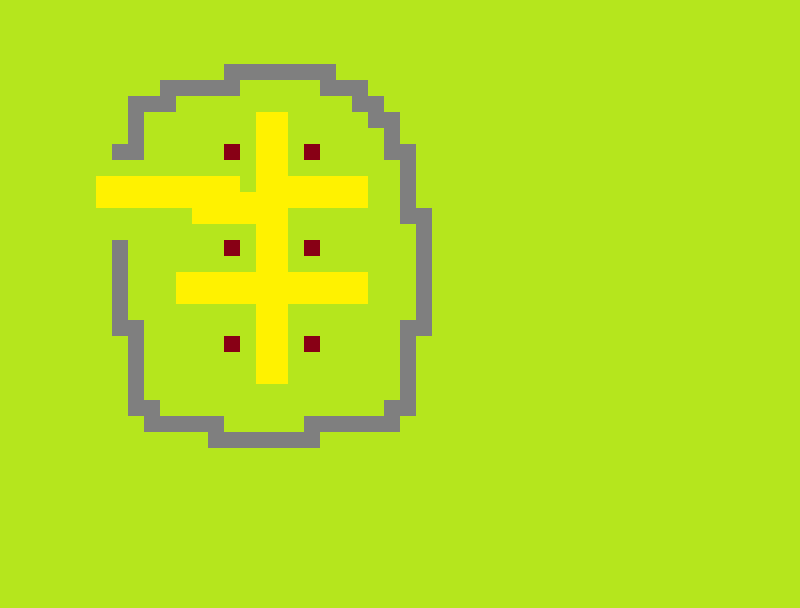

A 2D game scene composited from a Tiled map and its tileset images. What follows is a short description and the map's XML, with each tile layer's data collapsed to a summary:
An orthogonal 50x38 tile map with 16x16 px tiles, 5 tile layers (Ground, Walls, Traps, Water, ...).

<map version="1.10" tiledversion="1.11.2" orientation="orthogonal" renderorder="right-down" width="50" height="38" tilewidth="16" tileheight="16" infinite="0" nextlayerid="6" nextobjectid="1">
 <tileset firstgid="1" source="assets.tsx" />
 <layer id="1" name="Ground" width="50" height="38">
  <data>[1900 cells, 1900 non-empty, 1 distinct tile ids]</data>
 </layer>
 <layer id="2" name="Walls" width="50" height="38">
  <data>[1900 cells, 79 non-empty, 1 distinct tile ids]</data>
 </layer>
 <layer id="3" name="Traps" width="50" height="38">
  <data>[1900 cells, 6 non-empty, 1 distinct tile ids]</data>
 </layer>
 <layer id="4" name="Water" width="50" height="38">
  <data>[1900 cells, 0 non-empty, 0 distinct tile ids]</data>
 </layer>
 <layer id="5" name="Road" width="50" height="38">
  <data>[1900 cells, 87 non-empty, 1 distinct tile ids]</data>
 </layer>
</map>